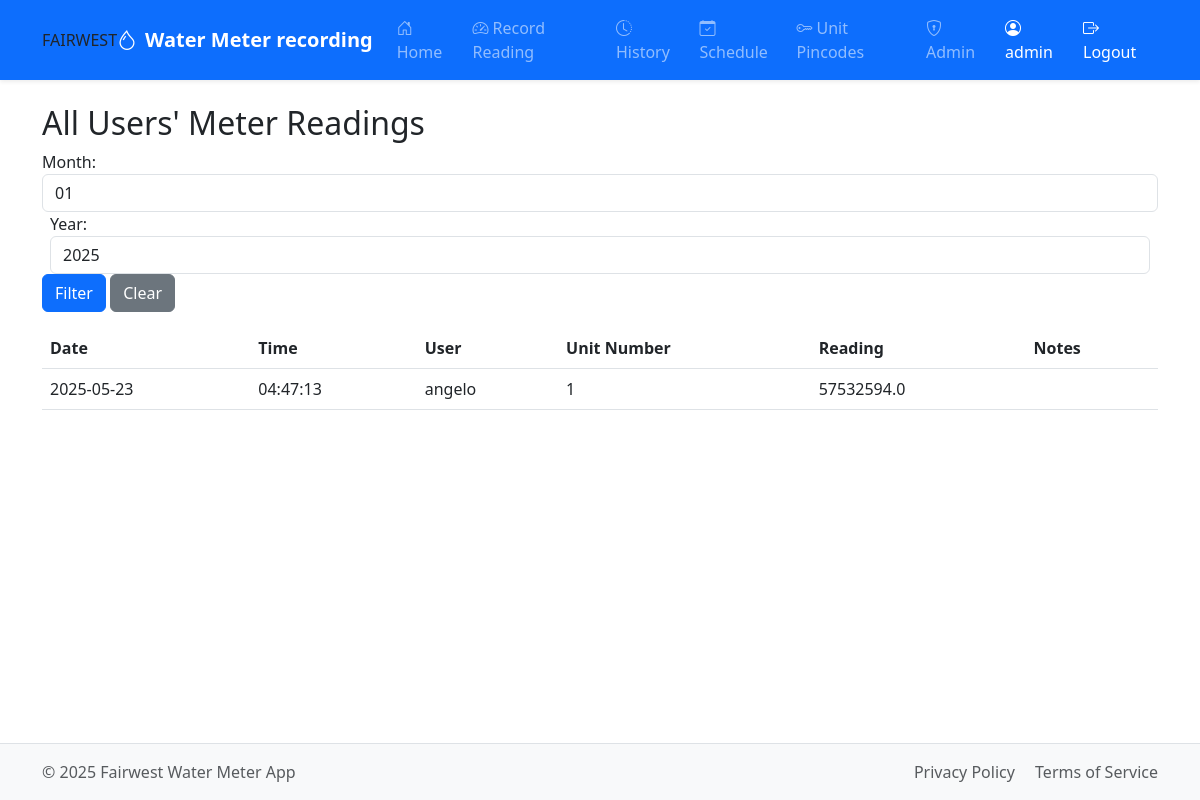
The app's page /admin/history (signed in), older data.
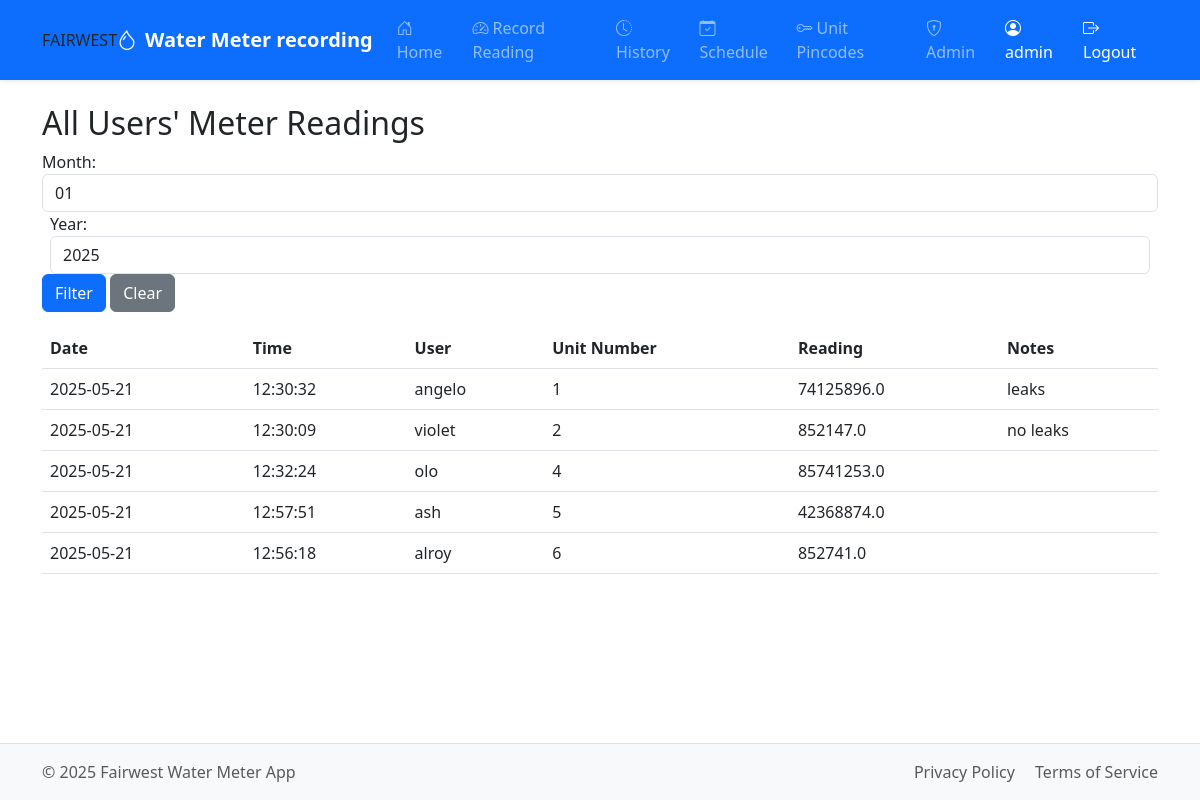
The same page, newer data.
### tables this page shows
CREATE TABLE meter_readings (
                id INTEGER PRIMARY KEY AUTOINCREMENT,
                user_id INTEGER NOT NULL,
                reading REAL NOT NULL,
                notes TEXT,
                created_at DATETIME DEFAULT CURRENT_TIMESTAMP,
                FOREIGN KEY (user_id) REFERENCES users (id)
            );

CREATE TABLE users (
                id INTEGER PRIMARY KEY AUTOINCREMENT,
                username TEXT UNIQUE NOT NULL,
                email TEXT UNIQUE NOT NULL,
                password TEXT NOT NULL,
                unit_number TEXT UNIQUE NOT NULL,
                is_admin INTEGER DEFAULT 0,
                created_at DATETIME DEFAULT CURRENT_TIMESTAMP
            );

### app.py (the view, shortened to what this page needs)
@app.route('/admin/history')
def admin_history():
    if 'user_id' not in session or not session.get('is_admin'):
        flash('Unauthorized access!', 'danger')
        return redirect(url_for('login'))
    conn = get_db()
    cursor = conn.cursor()
    all_readings = []
    month = request.args.get('month', type=int)
    year = request.args.get('year', type=int)
    try:
        query = """
            SELECT mr.id, mr.reading, mr.notes, mr.created_at,
                   u.username, u.unit_number
            FROM meter_readings mr
            JOIN users u ON mr.user_id = u.id
        """
        params = []
        where_clauses = []
        if where_clauses:
            query += " WHERE " + " AND ".join(where_clauses)
        query += " ORDER BY CAST(u.unit_number AS INTEGER) ASC, mr.created_at DESC"
        cursor.execute(query, params)
        for row in cursor.fetchall():
            reading = dict(row)
            created_at_utc = datetime.strptime(reading['created_at'], '%Y-%m-%d %H:%M:%S').replace(tzinfo=pytz.utc)
            created_at_local = created_at_utc.astimezone(local_tz)
            reading['formatted_date'] = created_at_local.strftime('%Y-%m-%d %H:%M')
            reading['date'] = created_at_local.strftime('%Y-%m-%d')
            reading['time'] = created_at_local.strftime('%H:%M:%S')
            all_readings.append(reading)
    except sqlite3.Error as e:
        flash(f"Error fetching history: {e}", 'danger')
    finally:
        close_db(conn)
    return render_template('admin_history.html',
                           readings=all_readings,
                           selected_month=month,
                           selected_year=year)

### app.py (called while the page is built)
@app.after_request
def after_request(response):
    response.headers["Cache-Control"] = "no-cache, no-store, must-revalidate"
    response.headers["Expires"] = 0
    response.headers["Pragma"] = "no-cache"
    return response

def get_db():
    conn = sqlite3.connect("meters.db")
    conn.row_factory = sqlite3.Row  # To access columns by name
    return conn

@app.before_request
def load_user():
    g.user = None
    if 'user_id' in session:
        conn = get_db()
        cursor = conn.cursor()
        try:
            cursor.execute("SELECT username FROM users WHERE id = ?", (session['user_id'],))
            user = cursor.fetchone()
            if user:
                g.user = user['username']
        except sqlite3.Error as e:
            flash(f"Error loading user: {e}", 'danger')
        finally:
            close_db(conn)

@app.context_processor
def inject_now():
    return {'now': datetime.now()}

### templates/admin_history.html (shortened to what this page needs)
{% extends "base.html" %}
{% block content %}
<h2>All Users' Meter Readings</h2>
<form method="get" action="{{ url_for('admin_history') }}" class="form-inline mb-3">
    <div class="form-group mr-2">
        <label for="month">Month:</label>
        <select name="month" id="month" class="form-control ml-2">
            {% for m in range(1, 13) %}
                <option value="{{ m }}"
                        {% if selected_month == m %}selected{% endif %}>
                    {{ "{:02d}".format(m) }}
                </option>
            {% endfor %}
        </select>
    </div>
    <div class="form-group mx-2">
        <label for="year">Year:</label>
        <input type="number" name="year" id="year" class="form-control ml-2"
               value="{{ selected_year or now.year }}" min="2020" max="{{ now.year }}">
    </div>
    <button type="submit" class="btn btn-primary ml-2">Filter</button>
    <a href="{{ url_for('admin_history') }}" class="btn btn-secondary ml-2">Clear</a>
</form>
<table class="table">
    <thead>
        <tr>
            <th>Date</th>
            <th>Time</th>
            <th>User</th>
            <th>Unit Number</th>
            <th>Reading</th>
            <th>Notes</th>
        </tr>
    </thead>
    <tbody>
        {% for reading in readings %}
        <tr>
            <td>{{ reading.date }}</td>
            <td>{{ reading.time }}</td>
            <td>{{ reading.username }}</td>
            <td>{{ reading.unit_number }}</td>
            <td>{{ reading.reading }}</td>
            <td>{{ reading.notes or '' }}</td>
        </tr>
        {% endfor %}
    </tbody>
</table>
{% endblock %}

Row changes from the older to the newer data that the page shows:
removed meter_readings: date "2025-05-23", time "04:47:13", username "angelo", unit_number "1", reading "57532594.0"
added meter_readings: date "2025-05-21", time "12:30:32", username "angelo", unit_number "1", reading "74125896.0", notes "leaks"
added meter_readings: date "2025-05-21", time "12:30:09", username "violet", unit_number "2", reading "852147.0", notes "no leaks"
added meter_readings: date "2025-05-21", time "12:32:24", username "olo", unit_number "4", reading "85741253.0"
added meter_readings: date "2025-05-21", time "12:57:51", username "ash", unit_number "5", reading "42368874.0"
added meter_readings: date "2025-05-21", time "12:56:18", username "alroy", unit_number "6", reading "852741.0"
